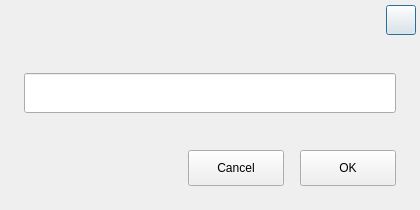
<?xml version="1.0" encoding="UTF-8"?>
<ui version="4.0">
 <class>InputDialog</class>
 <widget class="QDialog" name="InputDialog">
  <property name="geometry">
   <rect>
    <x>0</x>
    <y>0</y>
    <width>420</width>
    <height>210</height>
   </rect>
  </property>
  <property name="minimumSize">
   <size>
    <width>420</width>
    <height>210</height>
   </size>
  </property>
  <property name="maximumSize">
   <size>
    <width>420</width>
    <height>210</height>
   </size>
  </property>
  <property name="windowTitle">
   <string>Dialog</string>
  </property>
  <layout class="QVBoxLayout" name="verticalLayout_2">
   <property name="spacing">
    <number>0</number>
   </property>
   <property name="leftMargin">
    <number>0</number>
   </property>
   <property name="topMargin">
    <number>0</number>
   </property>
   <property name="rightMargin">
    <number>0</number>
   </property>
   <property name="bottomMargin">
    <number>24</number>
   </property>
   <item>
    <widget class="QWidget" name="widgetTitle" native="true">
     <property name="minimumSize">
      <size>
       <width>0</width>
       <height>36</height>
      </size>
     </property>
     <property name="maximumSize">
      <size>
       <width>16777215</width>
       <height>36</height>
      </size>
     </property>
     <layout class="QHBoxLayout" name="horizontalLayout_3">
      <property name="spacing">
       <number>0</number>
      </property>
      <property name="leftMargin">
       <number>5</number>
      </property>
      <property name="topMargin">
       <number>4</number>
      </property>
      <property name="rightMargin">
       <number>4</number>
      </property>
      <property name="bottomMargin">
       <number>0</number>
      </property>
      <item>
       <spacer name="horizontalSpacer_3">
        <property name="orientation">
         <enum>Qt::Horizontal</enum>
        </property>
        <property name="sizeHint" stdset="0">
         <size>
          <width>40</width>
          <height>20</height>
         </size>
        </property>
       </spacer>
      </item>
      <item alignment="Qt::AlignVCenter">
       <widget class="QPushButton" name="btnClose">
        <property name="minimumSize">
         <size>
          <width>30</width>
          <height>30</height>
         </size>
        </property>
        <property name="maximumSize">
         <size>
          <width>30</width>
          <height>30</height>
         </size>
        </property>
        <property name="text">
         <string/>
        </property>
       </widget>
      </item>
     </layout>
    </widget>
   </item>
   <item>
    <layout class="QHBoxLayout" name="horizontalLayout_2">
     <property name="leftMargin">
      <number>24</number>
     </property>
     <property name="topMargin">
      <number>4</number>
     </property>
     <property name="rightMargin">
      <number>24</number>
     </property>
     <property name="bottomMargin">
      <number>0</number>
     </property>
     <item>
      <widget class="QLabel" name="lblPrompt">
       <property name="text">
        <string/>
       </property>
      </widget>
     </item>
    </layout>
   </item>
   <item>
    <layout class="QHBoxLayout" name="horizontalLayout">
     <property name="spacing">
      <number>8</number>
     </property>
     <property name="leftMargin">
      <number>24</number>
     </property>
     <property name="topMargin">
      <number>8</number>
     </property>
     <property name="rightMargin">
      <number>24</number>
     </property>
     <property name="bottomMargin">
      <number>8</number>
     </property>
     <item>
      <widget class="QLineEdit" name="lineEdit">
       <property name="minimumSize">
        <size>
         <width>0</width>
         <height>40</height>
        </size>
       </property>
      </widget>
     </item>
    </layout>
   </item>
   <item>
    <layout class="QHBoxLayout" name="horizontalLayout_4">
     <property name="leftMargin">
      <number>24</number>
     </property>
     <property name="rightMargin">
      <number>24</number>
     </property>
     <item>
      <widget class="KALabel" name="lblError">
       <property name="palette">
        <palette>
         <active>
          <colorrole role="Text">
           <brush brushstyle="SolidPattern">
            <color alpha="255">
             <red>255</red>
             <green>0</green>
             <blue>0</blue>
            </color>
           </brush>
          </colorrole>
          <colorrole role="PlaceholderText">
           <brush brushstyle="SolidPattern">
            <color alpha="128">
             <red>255</red>
             <green>0</green>
             <blue>0</blue>
            </color>
           </brush>
          </colorrole>
         </active>
         <inactive>
          <colorrole role="Text">
           <brush brushstyle="SolidPattern">
            <color alpha="255">
             <red>255</red>
             <green>0</green>
             <blue>0</blue>
            </color>
           </brush>
          </colorrole>
          <colorrole role="PlaceholderText">
           <brush brushstyle="SolidPattern">
            <color alpha="128">
             <red>255</red>
             <green>0</green>
             <blue>0</blue>
            </color>
           </brush>
          </colorrole>
         </inactive>
         <disabled>
          <colorrole role="Text">
           <brush brushstyle="SolidPattern">
            <color alpha="255">
             <red>190</red>
             <green>190</green>
             <blue>190</blue>
            </color>
           </brush>
          </colorrole>
          <colorrole role="PlaceholderText">
           <brush brushstyle="SolidPattern">
            <color alpha="128">
             <red>0</red>
             <green>0</green>
             <blue>0</blue>
            </color>
           </brush>
          </colorrole>
         </disabled>
        </palette>
       </property>
       <property name="text">
        <string/>
       </property>
      </widget>
     </item>
    </layout>
   </item>
   <item>
    <layout class="QHBoxLayout" name="horizontalLayout_5">
     <property name="spacing">
      <number>16</number>
     </property>
     <property name="leftMargin">
      <number>24</number>
     </property>
     <property name="rightMargin">
      <number>24</number>
     </property>
     <item>
      <spacer name="horizontalSpacer_8">
       <property name="orientation">
        <enum>Qt::Horizontal</enum>
       </property>
       <property name="sizeHint" stdset="0">
        <size>
         <width>40</width>
         <height>20</height>
        </size>
       </property>
      </spacer>
     </item>
     <item>
      <widget class="QPushButton" name="btnCancel">
       <property name="minimumSize">
        <size>
         <width>96</width>
         <height>36</height>
        </size>
       </property>
       <property name="text">
        <string>Cancel</string>
       </property>
      </widget>
     </item>
     <item>
      <widget class="QPushButton" name="btnOK">
       <property name="minimumSize">
        <size>
         <width>96</width>
         <height>36</height>
        </size>
       </property>
       <property name="text">
        <string>OK</string>
       </property>
      </widget>
     </item>
    </layout>
   </item>
  </layout>
 </widget>
 <customwidgets>
  <customwidget>
   <class>KALabel</class>
   <extends>QLabel</extends>
   <header>kalabel.h</header>
  </customwidget>
 </customwidgets>
 <resources/>
 <connections/>
</ui>
